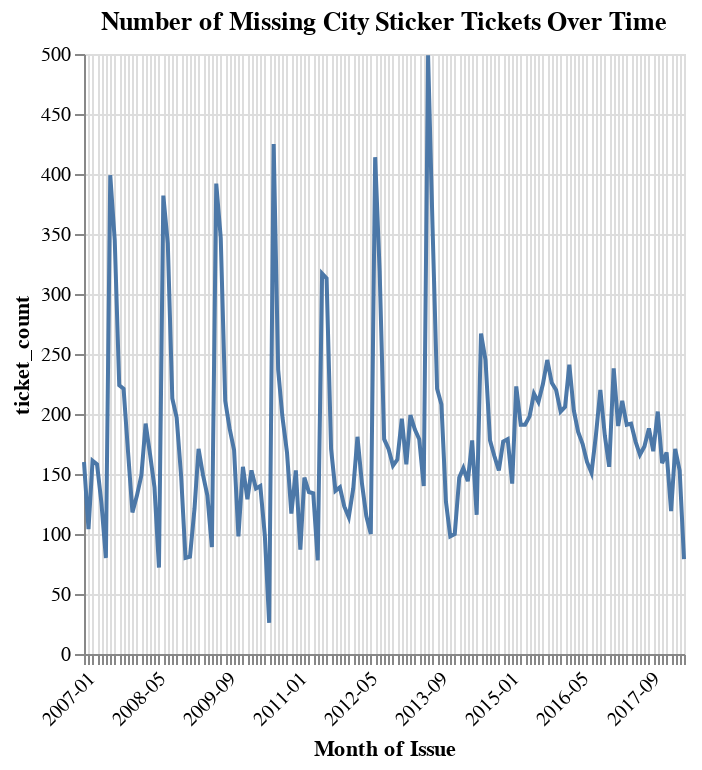

Write notebook code for a chart like this one.
### Code cell
city_sticker_by_month = city_sticker_tickets.groupby(city_sticker_tickets['issue_date'].dt.to_period('M')).size().reset_index(name='ticket_count')

# Convert the period back to a datetime object for plotting
city_sticker_by_month['issue_date'] = city_sticker_by_month['issue_date'].dt.to_timestamp()

# Step 5: Create a line chart of ticket counts over time with custom date labels
chart = alt.Chart(city_sticker_by_month).mark_line().encode(
    x=alt.X('issue_date:T', 
            axis=alt.Axis(format='%Y-%m',  # Custom date format to show year and month
                          labelAngle=-45,  # Rotate labels for clarity
                          tickCount='month',  # Ensure frequent date labels, showing a tick for each month
                          title='Month of Issue')
           ),
    y='ticket_count:Q',
    tooltip=['issue_date', 'ticket_count']
).properties(
    title='Number of Missing City Sticker Tickets Over Time'
)

# Render the chart
chart.show()

### Figure 1 — Vega-Lite specification as saved in the notebook (floating-point values rounded to 4 significant figures; data arrays with more than 128 entries replaced by an {"elided": "..."} marker saying what was removed)
{"config": {"view": {"continuousWidth": 300, "continuousHeight": 300}}, "data": {"name": "data-953883e3eaeff663890382dbdbd39466"}, "mark": {"type": "line"}, "encoding": {"tooltip": [{"field": "issue_date", "type": "temporal"}, {"field": "ticket_count", "type": "quantitative"}], "x": {"axis": {"format": "%Y-%m", "labelAngle": -45, "tickCount": "month", "title": "Month of Issue"}, "field": "issue_date", "type": "temporal"}, "y": {"field": "ticket_count", "type": "quantitative"}}, "title": "Number of Missing City Sticker Tickets Over Time", "$schema": "https://vega.github.io/schema/vega-lite/v5.20.1.json", "datasets": {"data-953883e3eaeff663890382dbdbd39466": {"elided": "137 records"}}}
